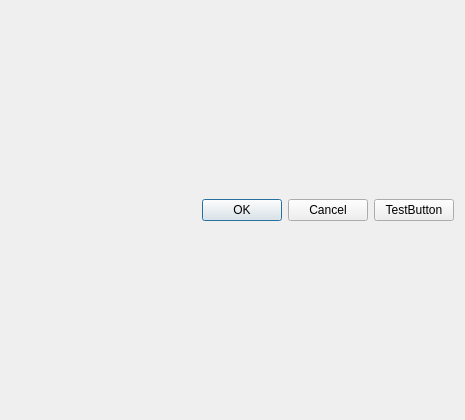
<?xml version="1.0" encoding="UTF-8"?>
<ui version="4.0">
 <class>Mismatch_Identifier_PluginDialogBase</class>
 <widget class="QDialog" name="Mismatch_Identifier_PluginDialogBase">
  <property name="geometry">
   <rect>
    <x>0</x>
    <y>0</y>
    <width>465</width>
    <height>420</height>
   </rect>
  </property>
  <property name="windowTitle">
   <string>Mismatch_Identifier_Plugin</string>
  </property>
  <layout class="QGridLayout" name="gridLayout_2">
   <item row="0" column="0">
    <layout class="QGridLayout" name="gridLayout">
     <item row="0" column="0">
      <widget class="QDialogButtonBox" name="button_box">
       <property name="orientation">
        <enum>Qt::Horizontal</enum>
       </property>
       <property name="standardButtons">
        <set>QDialogButtonBox::Cancel|QDialogButtonBox::Ok</set>
       </property>
      </widget>
     </item>
     <item row="0" column="1">
      <widget class="QPushButton" name="TestButton">
       <property name="text">
        <string>TestButton</string>
       </property>
      </widget>
     </item>
    </layout>
   </item>
  </layout>
 </widget>
 <resources/>
 <connections>
  <connection>
   <sender>button_box</sender>
   <signal>accepted()</signal>
   <receiver>Mismatch_Identifier_PluginDialogBase</receiver>
   <slot>accept()</slot>
   <hints>
    <hint type="sourcelabel">
     <x>20</x>
     <y>20</y>
    </hint>
    <hint type="destinationlabel">
     <x>20</x>
     <y>20</y>
    </hint>
   </hints>
  </connection>
  <connection>
   <sender>button_box</sender>
   <signal>rejected()</signal>
   <receiver>Mismatch_Identifier_PluginDialogBase</receiver>
   <slot>reject()</slot>
   <hints>
    <hint type="sourcelabel">
     <x>20</x>
     <y>20</y>
    </hint>
    <hint type="destinationlabel">
     <x>20</x>
     <y>20</y>
    </hint>
   </hints>
  </connection>
 </connections>
</ui>
